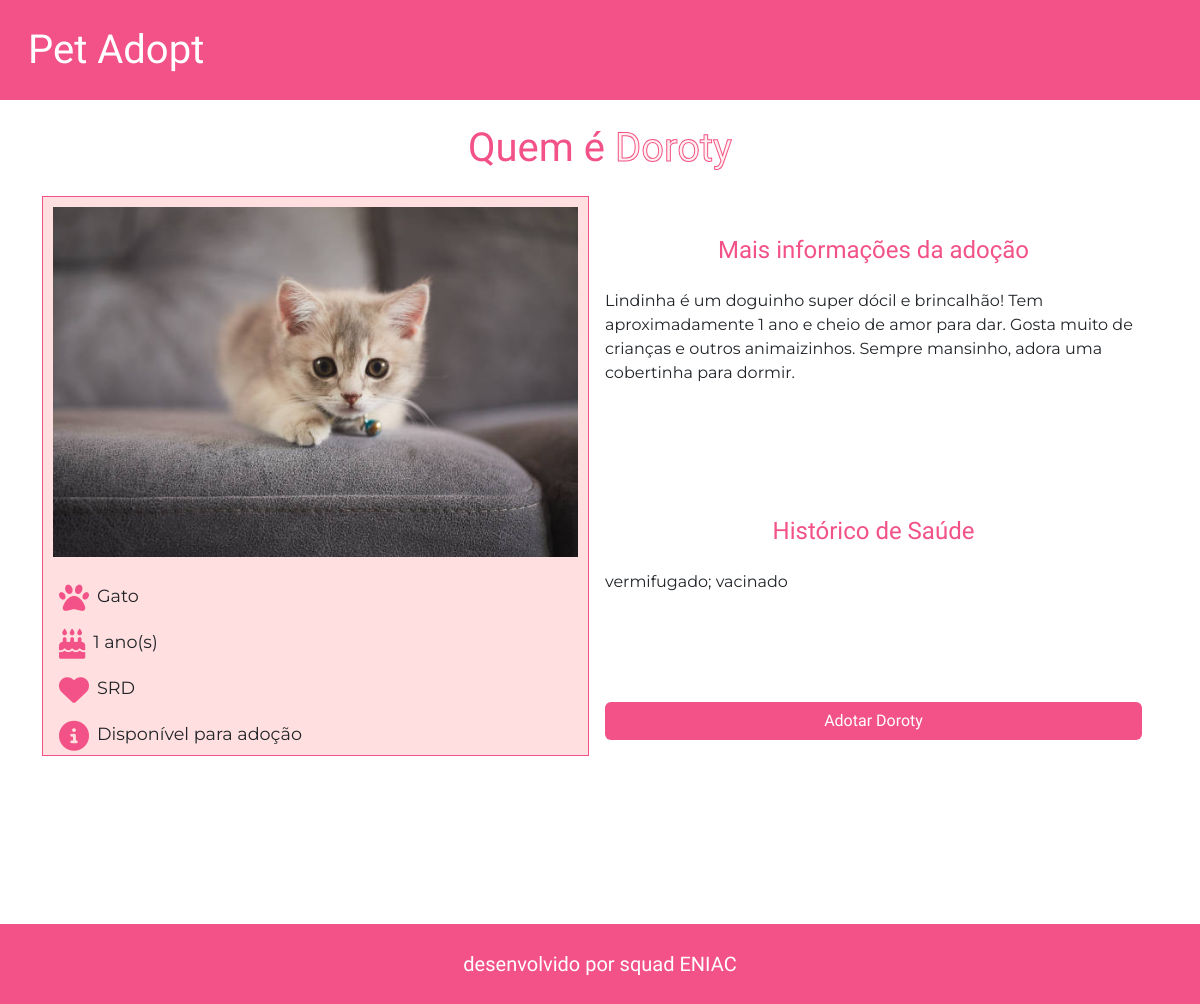
/animal/6/, run on the app's committed database.
### shelter/models.py (models this page shows, shortened)
class Animal(models.Model):
    name = models.CharField(max_length=30)
    species = models.CharField(max_length=30)
    age = models.IntegerField()
    breed = models.CharField(max_length=30)
    enabled = models.BooleanField(default=True)
    health_history = models.TextField()
    image = models.ImageField(upload_to='animals/', null=True, blank=True)
    description = models.TextField(null=True, blank=True)
    is_available = models.BooleanField(default=True)
    class Meta:
        verbose_name = 'Animal'
        verbose_name_plural = 'Animals'
        ordering = ['name']

### shelter/views.py (the view)
# urls.py: path('animal/<int:pk>/', AnimalDetailView.as_view(), name='animal_detail'),
class AnimalDetailView(DetailView):
    model = Animal
    template_name = 'animal_detail.html'
    context_object_name = 'animal'
    def get_context_data(self, **kwargs):
        context = super().get_context_data(**kwargs)
        animal = self.get_object()
        last_adoption = Adoption.objects.filter(animal_name=animal.name).last()
        if last_adoption:
            context['adoption_status'] = last_adoption.status
        else:
            context['adoption_status'] = None
        return context

### shelter/templates/animal_detail.html
{% extends 'layout.html' %}
{% load static %}
{% block content %}
<div class="container">
    <div class="title">
        <h1>Quem é <span class="animal-name">{{animal.name}}</span></h1>
    </div>
    <div class="d-flex animal-detail">
        <div class="left-bar">
            <div class="card-img d-flex justify-content-center">
                <img class="card-img-detail-custom" src="{{ animal.image.url }}" alt="{{ animal.name }}">
            </div>
            <div class="card-body-detail-custom d-flex flex-column">
                <p class="card-text-detail-custom d-flex">
                    <i class="fa-solid fa-paw"></i>
                    {{ animal.species }}
                </p>
                <p class="card-text-detail-custom d-flex">
                    <i class="fa-solid fa-cake-candles"></i>
                    {{ animal.age }} ano(s)
                </p>
                <p class="card-text-detail-custom d-flex">
                    <i class="fa-solid fa-heart"></i>
                    {{ animal.breed }}
                </p>
                <p class="card-text-detail-custom d-flex">
                    <i class="fa-solid fa-circle-info"></i>
                    {% if adoption_status == 'Under Review' %}
                    Animal em processo de adoção
                    {% else %}
                    Disponível para adoção
                    {% endif %}
                </p>
            </div>
        </div>
        <div class="right-bar d-flex flex-column justify-content-between">
            <div class="info-adoption">
                <div class="title title-detail-custom">
                    <h3>Mais informações da adoção</h3>
                </div>
                <div class="description">
                    {{ animal.description }}
                </div>
            </div>
            <div class="info-health">
                <div class="title title-detail-custom">
                    <h3>Histórico de Saúde</h3>
                </div>
                <div class="description">
                    {{ animal.health_history }}
                </div>
            </div>
            <div class="btn-detail-adoption">
                {% if adoption_status == 'Under Review' %}
                {% else %}
                    <a href="{% url 'adoption_request' animal.id %}" class="btn btn-custom btn-detail-custom">Adotar {{ animal.name }}</a>
                {% endif %}
            </div>
        </div>
    </div>
</div>
{% endblock %}

### shelter/static/shelter/custom-index.css (style rules this page uses)
body { height: 100vh; }
.fa-solid { color: #F25287; font-size: 30px; }

### shelter/static/shelter/custom-animal_list.css (style rules this page uses)
.title { text-align: center; color: #F25287; margin: 24px 0; }
.title h1 { font-family: "Protest Strike"; }
.title h3 { font-family: "Montserrat", serif; color: black; font-weight: 300; font-size: 24px; }
.btn-custom { background-color: #F25287; font-family: 'Protest Strike'; color: white; transition: background-color 0.3s ease, transform 0.3s ease; }

### shelter/static/shelter/custom-adoption_form.css (style rules this page uses)
.container { height: 100%; }

### shelter/static/shelter/custom-animal_detail.css (style rules this page uses)
.animal-name { color: #FFEFEF; -webkit-text-stroke-width: 1px; -webkit-text-stroke-color: #F25287; }
.animal-detail { flex-direction: row; justify-content: space-around; height: 70%; }
.left-bar { border: 1px solid #F25287; background-color: #FFDFDF; }
.right-bar { padding: 1rem; }
.card-body-detail-custom { margin-top: 1rem; }
.card-text-detail-custom { gap: 1rem; margin-left: 1rem; font-family: 'Montserrat'; }
.card-img-detail-custom { margin: 10px; max-height: 350px; }
.card-text-detail-custom { font-size: 1.1rem; gap: 0.5rem; }
.title-detail-custom h3 { font-family: "Protest Strike"; color: #F25287; }
.btn-detail-adoption, .btn-detail-custom { width: 100%; }
.description { font-family: 'Montserrat'; }

### data on the page
Animal: name "Doroty", image (picture), species "Gato", age "1", breed "SRD", description "Lindinha é um doguinho super dócil e brincalhão! Tem aproximadamente 1 ano e cheio de amor para dar. Gosta muito de crianças e outros animaizinhos. Sempre mansinho, adora uma cobertinha para dormir.", health_history "vermifugado; vacinado"
